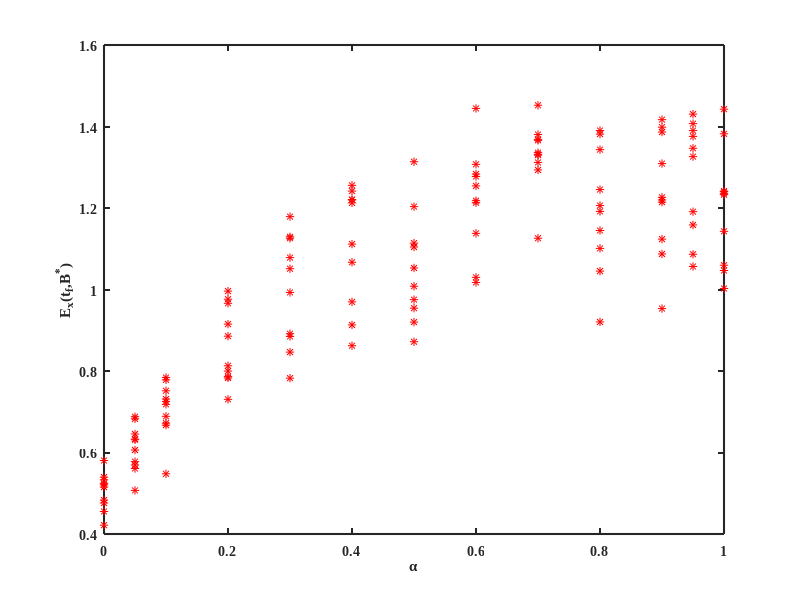

Write MATLAB code to recreate this figure. (Note: this script raises an error after producing the figure.)
%clear;
%clc;
close all;

x=[0,       0,       0,      0,      0,      0,    0,      0,      0,      0,...
  0.05,    0.05,    0.05,   0.05,    0.05,  0.05,  0.05,    0.05,   0.05,   0.05,...  
  0.1,     0.1,     0.1,    0.1,    0.1,    0.1,   0.1,     0.1,    0.1,    0.1,...                
  0.2,     0.2,     0.2,    0.2,    0.2,    0.2,    0.2,    0.2,    0.2,    0.2,...
  0.3,     0.3,     0.3,    0.3,    0.3,    0.3,    0.3,    0.3,    0.3,    0.3,...
  0.4,     0.4,     0.4,    0.4,    0.4,    0.4,    0.4,     0.4,   0.4,    0.4,...
  0.5,     0.5,     0.5,    0.5,    0.5,    0.5,    0.5,    0.5,    0.5,    0.5,...
  0.6,     0.6,     0.6,    0.6,    0.6,    0.6,    0.6,    0.6,    0.6,    0.6,  ...
  0.7,     0.7,     0.7,    0.7,    0.7,    0.7,     0.7,   0.7,    0.7,    0.7,...
  0.8,     0.8,     0.8,    0.8,    0.8,    0.8,    0.8,   0.8,     0.8,   0.8,...
  0.9,     0.9,     0.9,    0.9,    0.9,    0.9,    0.9,   0.9,    0.9,    0.9, ...
  0.95,    0.95,    0.95,   0.95,   0.95,   0.95,   0.95,  0.95,  0.95,   0.95,...
  1.0,     1.0,     1.0,    1.0,    1.0,   1.0, 1.0, 1.0, 1.0, 1.0]

  
y1=[0.4760, 0.4832,  0.4216, 0.4553, 0.5803, 0.5153,0.5207,0.5396,0.5243,0.5329,...
    0.6826, 0.6061,0.6313,0.5776,0.5607,0.5070,0.6454,0.6877,0.6330,0.5694,...
    0.7312,  0.7515, 0.6672, 0.7253, 0.6888,0.6720,0.7784,0.7182,0.7840,0.5477,...
   0.7305, 0.7998,  0.9960, 0.9762, 0.7862, 0.9151,0.8855,0.7830,0.8128,0.9662,...
    0.8915, 0.7824,  1.0510, 1.1258, 1.1293, 0.8848,0.8464,1.0782,1.1788,0.9928,...
    0.9697, 1.2415,  0.8621, 1.2199, 1.2556, 1.1114,1.0668,1.2126,0.9130,1.2208,...
    1.3136, 1.1138,  0.8718, 0.9542, 1.2034,1.0529,1.0080,0.9200,1.1043,0.9751,...
    1.1378,  1.2542, 1.2774, 1.2833, 1.0298, 1.3072,1.2130,1.4444,1.0173,1.2179,...
    1.3683, 1.3660,  1.3803, 1.3118, 1.1258, 1.3317,1.2934,1.3298,1.3358,1.4521,...
     0.9204,  1.0452, 1.3901, 1.3814,  1.3432,1.1448,1.2060,1.2452,1.1009,1.1916,...
    1.1236, 1.2263,  1.3864, 1.0872, 0.9532, 1.4168, 1.3090,1.2197,1.3983,1.2144,...
    1.4304, 1.4071,  1.3900, 1.3466, 1.3757, 1.3261, 1.0565,1.1910,1.0865,1.1584,...
    1.0596, 1.0025,  1.4425,  1.1428,1.3821,  1.2412, 1.2360, 1.2402,1.2327,1.0466]
   

y2=[ 16.6950, 17.0681, 16.4983,18.5994,15.9857,15.3441,16.0635,17.8758,14.1597,14.4681,...
    9.5761, 10.7648,10.4181,11.8995,11.6493,10.4455,10.3296,10.1771,10.4909,11.7605,...
     9.4269,  10.4102,10.0484,9.4574, 10.6393,10.1804,9.0904,9.4362,8.9813,12.0469,...
    9.8219, 8.8062,  8.2071, 8.5822, 8.8958, 8.3219,8.4382,9.5468,8.7922,8.1688,...
    8.3975, 9.4345,   7.9702, 7.8731, 7.8833, 8.4420,8.6016,7.9327,7.7235,8.1078,...
    8.1044, 7.8001,  8.4978, 7.8211, 7.8178, 7.9250,7.9298,7.8037,8.2618,7.8041,...
    7.8413, 7.8888,  8.6912, 8.3559,  7.8455,7.9614,8.0304,8.2874,7.9126,8.1385,...
   7.8813,  7.8157, 7.8338, 7.8433, 7.9859, 7.8378,7.8628,7.8547,7.9877,7.8446,...
    7.8343, 7.8911,  7.8697, 7.7905, 7.8683, 7.7915,7.8230,7.8413,7.8618,7.9606,...
    8.2782,  7.9743, 7.8743, 7.7821, 7.8564,7.8392,7.8347,7.8491,7.9024,7.8737,...
    7.8520, 8.1127,  7.8945, 7.9254, 8.1722, 7.8861, 7.8729,8.0225,7.8197,7.8049,...
    7.8715, 7.9130,  7.8860, 8.1351, 7.8569, 7.8145, 7.9680,7.8410,8.0541,7.7589,...
    7.9717, 7.9332,  7.9286, 7.8853,  7.8713, 7.8178,7.8557,7.8556,7.8653,7.9532]
figure
   plot(x,y1,'r*')
   
  
 xlabel('\alpha','FontName','Times New Roman','FontWeight','bold');
 ylabel('E_x(t_f,B^*)','FontName','Times New Roman','FontWeight','bold');
   set(gca, 'LineWidth', 1.5);
      set(gca,'FontName','Times New Roman','FontWeight','bold')
  export_fig cost_x_2.eps -painters -transparent 
   
   %hold on
   %legend( )
   figure
   plot (x,y2, 'bo','MarkerSize',8)
   %axis auto
 set(gca, 'LineWidth', 1.5);
 xlabel('\alpha','FontName','Times New Roman','FontWeight','bold');
 ylabel('E_u(t_f,B^*)','FontName','Times New Roman','FontWeight','bold');
  set(gca,'FontName','Times New Roman','FontWeight','bold')
 export_fig cost_u_2.eps -painters -transparent 